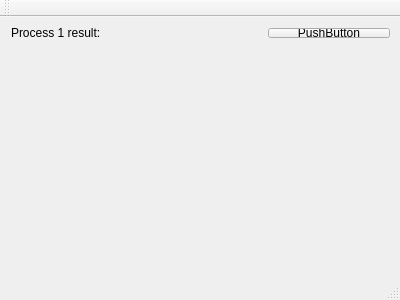
<?xml version="1.0" encoding="UTF-8"?>
<ui version="4.0">
 <class>MainWindow</class>
 <widget class="QMainWindow" name="MainWindow">
  <property name="geometry">
   <rect>
    <x>0</x>
    <y>0</y>
    <width>400</width>
    <height>300</height>
   </rect>
  </property>
  <property name="windowTitle">
   <string>MainWindow</string>
  </property>
  <widget class="QWidget" name="centralWidget">
   <widget class="QWidget" name="horizontalLayoutWidget">
    <property name="geometry">
     <rect>
      <x>0</x>
      <y>0</y>
      <width>401</width>
      <height>32</height>
     </rect>
    </property>
    <layout class="QHBoxLayout" name="horizontalLayout">
     <item>
      <widget class="QLabel" name="label">
       <property name="text">
        <string>Process 1 result: </string>
       </property>
      </widget>
     </item>
     <item>
      <widget class="QLabel" name="prResult">
       <property name="text">
        <string/>
       </property>
      </widget>
     </item>
     <item>
      <widget class="QPushButton" name="pushButton">
       <property name="text">
        <string>PushButton</string>
       </property>
      </widget>
     </item>
    </layout>
   </widget>
  </widget>
  <widget class="QMenuBar" name="menuBar">
   <property name="geometry">
    <rect>
     <x>0</x>
     <y>0</y>
     <width>400</width>
     <height>22</height>
    </rect>
   </property>
  </widget>
  <widget class="QToolBar" name="mainToolBar">
   <attribute name="toolBarArea">
    <enum>TopToolBarArea</enum>
   </attribute>
   <attribute name="toolBarBreak">
    <bool>false</bool>
   </attribute>
  </widget>
  <widget class="QStatusBar" name="statusBar"/>
 </widget>
 <layoutdefault spacing="6" margin="11"/>
 <resources/>
 <connections/>
</ui>
